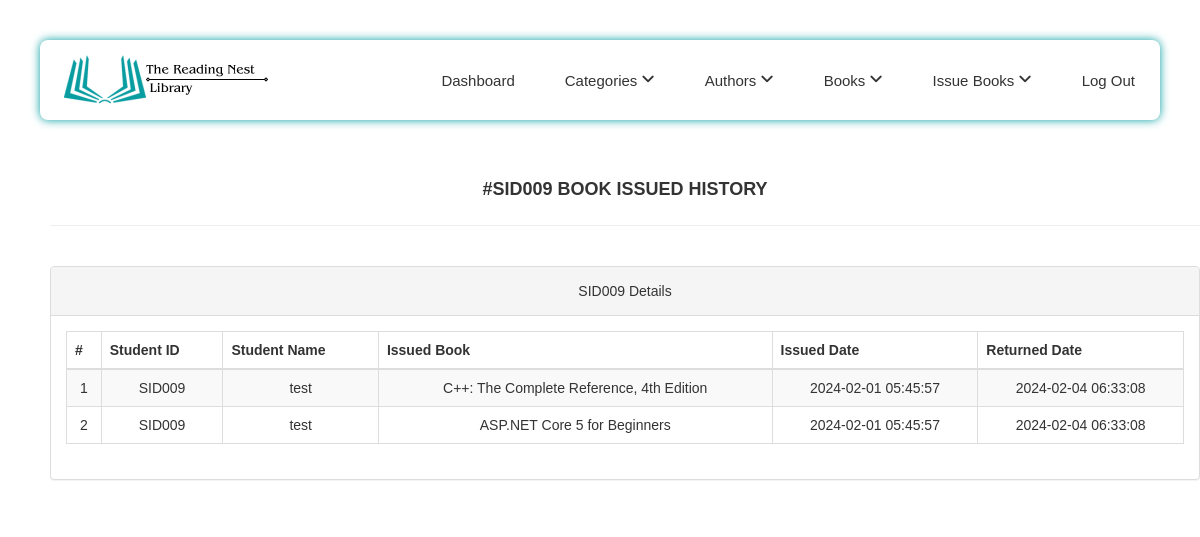
The app's page /library/admin/student-history.php?stdid=SID009 (signed in) with its own data.
### tables this page shows
CREATE TABLE `tblissuedbookdetails` (
  `id` int(11) NOT NULL,
  `BookId` int(11) DEFAULT NULL,
  `StudentID` varchar(150) DEFAULT NULL,
  `IssuesDate` timestamp NULL DEFAULT current_timestamp(),
  `ReturnDate` timestamp NULL DEFAULT NULL ON UPDATE current_timestamp(),
  `RetrunStatus` int(1) DEFAULT NULL,
  `fine` int(11) DEFAULT NULL
);

CREATE TABLE `tblstudents` (
  `id` int(11) NOT NULL,
  `StudentId` varchar(100) DEFAULT NULL,
  `FullName` varchar(120) DEFAULT NULL,
  `EmailId` varchar(120) DEFAULT NULL,
  `MobileNumber` char(11) DEFAULT NULL,
  `Password` varchar(120) DEFAULT NULL,
  `Status` int(1) DEFAULT NULL,
  `RegDate` timestamp NULL DEFAULT current_timestamp(),
  `UpdationDate` timestamp NULL DEFAULT NULL ON UPDATE current_timestamp()
);

CREATE TABLE `tblbooks` (
  `id` int(11) NOT NULL,
  `BookName` varchar(255) DEFAULT NULL,
  `CatId` int(11) DEFAULT NULL,
  `AuthorId` int(11) DEFAULT NULL,
  `ISBNNumber` varchar(25) DEFAULT NULL,
  `BookPrice` decimal(10,2) DEFAULT NULL,
  `bookImage` varchar(250) NOT NULL,
  `isIssued` int(1) DEFAULT NULL,
  `RegDate` timestamp NULL DEFAULT current_timestamp(),
  `UpdationDate` timestamp NULL DEFAULT NULL ON UPDATE current_timestamp()
);

### library/admin/student-history.php (the view, shortened to what this page needs)
<?php
include('includes/config.php');
if (strlen($_SESSION['alogin']) == 0) {
    header('location:index.php');
} else {
?>
<!DOCTYPE html>
<html xmlns="http://www.w3.org/1999/xhtml">
<head>
    <link href="assets/css/bootstrap.css" rel="stylesheet" />
    <link href="assets/css/font-awesome.css" rel="stylesheet" />
    <link href="assets/js/dataTables/dataTables.bootstrap.css" rel="stylesheet" />
    <link href="assets/css/style.css" rel="stylesheet" />
</head>
<body>
    <?php include('includes/adminheader.php'); ?>
    <div class="content-wrapper">
        <div class="container">
            <div class="row pad-botm">
                <div class="col-md-12">
                    <?php $sid = $_GET['stdid']; ?>
                    <h4 class="header-line">#<?php echo htmlentities($sid); ?> Book Issued History</h4>
                </div>
            </div>
            <div class="row">
                <div class="col-md-12">
                    <div class="panel panel-default">
                        <div class="panel-heading">
                            <?php echo htmlentities($sid); ?> Details
                        </div>
                        <div class="panel-body">
                            <div class="table-responsive">
                                <table class="table table-striped table-bordered table-hover" id="dataTables-example">
                                    <thead>
                                        <tr>
                                            <th>#</th>
                                            <th>Student ID</th>
                                            <th>Student Name</th>
                                            <th>Issued Book</th>
                                            <th>Issued Date</th>
                                            <th>Returned Date</th>
                                        </tr>
                                    </thead>
                                    <tbody>
                                        <?php
                                        $sql = "SELECT
                                                    tblstudents.StudentId,
                                                    tblstudents.FullName,
                                                    tblbooks.BookName,
                                                    tblissuedbookdetails.IssuesDate,
                                                    tblissuedbookdetails.ReturnDate
                                                FROM
                                                    tblissuedbookdetails
                                                JOIN
                                                    tblstudents ON tblstudents.StudentId = tblissuedbookdetails.StudentId
                                                JOIN
                                                    tblbooks ON tblbooks.id = tblissuedbookdetails.BookId
                                                WHERE
                                                    tblstudents.StudentId = :sid";
                                        $query = $dbh->prepare($sql);
                                        $query->bindParam(':sid', $sid, PDO::PARAM_STR);
                                        $query->execute();
                                        $results = $query->fetchAll(PDO::FETCH_OBJ);
                                        $cnt = 1;
                                        if ($query->rowCount() > 0) {
                                            foreach ($results as $result) { ?>
                                                <tr class="odd gradeX">
                                                    <td class="center"><?php echo htmlentities($cnt); ?></td>
                                                    <td class="center"><?php echo htmlentities($result->StudentId); ?></td>
                                                    <td class="center"><?php echo htmlentities($result->FullName); ?></td>
                                                    <td class="center"><?php echo htmlentities($result->BookName); ?></td>
                                                    <td class="center"><?php echo htmlentities($result->IssuesDate); ?></td>
                                                    <td class="center">
                                                        <?php
                                                        if ($result->ReturnDate == '') {
                                                            echo "Not returned yet";
                                                        } else {
                                                            echo htmlentities($result->ReturnDate);
                                                        } ?>
                                                    </td>
                                                </tr>
                                                <?php
                                                $cnt++;
                                            }
                                        } ?>
                                    </tbody>
                                </table>
                            </div>
                        </div>
                    </div>
                </div>
            </div>
        </div>
    </div>
</body>
</html>
<?php } ?>

### library/admin/assets/css/style.css (style rules this page uses)
.content-wrapper { margin-top: 40px; min-height:800px; padding-bottom:90px; }
.header-line { font-weight:900; padding-bottom:25px; border-bottom:1px solid #eeeeee; text-transform:uppercase; }
.pad-botm { padding-bottom:30px; }

### library/admin/includes/adminheader.php (style rules this page uses)
* { box-sizing: border-box; font-family: "Poppins", sans-serif; }
body { margin: 0; padding: 40px; background-color: var(--secondary-color); font-family: "Poppins", sans-serif; }
.container { max-width: var(--max-width); margin: auto; text-align: center; padding: 1rem; }

### records on screen
tblissuedbookdetails: tblstudents.StudentId "SID009", tblstudents.FullName "test", BookId.BookName "C++: The Complete Reference, 4th Edition", IssuesDate "2024-02-01 05:45:57", ReturnDate "2024-02-04 06:33:08"
tblissuedbookdetails: tblstudents.StudentId "SID009", tblstudents.FullName "test", BookId.BookName "ASP.NET Core 5 for Beginners", IssuesDate "2024-02-01 05:45:57", ReturnDate "2024-02-04 06:33:08"

### other values on screen
$sid "SID009"
